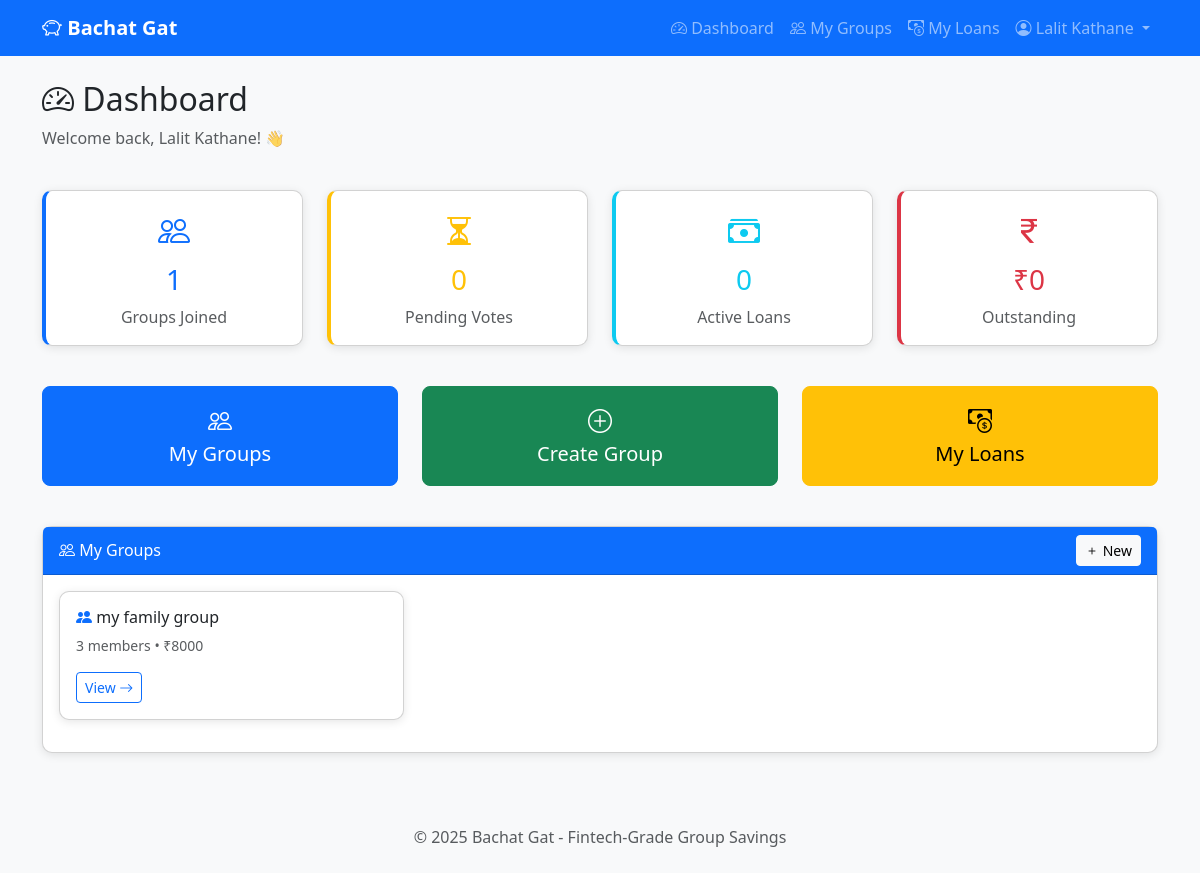
The app's page /dashboard (signed in) with its own data.
### app/models.py (models this page shows, shortened)
class User(UserMixin, db.Model):
    __tablename__ = 'users'
    id = db.Column(db.Integer, primary_key=True)
    name = db.Column(db.String(100), nullable=False)
    email = db.Column(db.String(120), unique=True, nullable=False)
    password_hash = db.Column(db.String(256), nullable=False)
    phone = db.Column(db.String(20), nullable=True)
    created_at = db.Column(db.DateTime, default=datetime.utcnow)
    updated_at = db.Column(db.DateTime, default=datetime.utcnow, onupdate=datetime.utcnow)
    groups_created = db.relationship('Group', backref='creator', lazy='dynamic')
    memberships = db.relationship('GroupMember', backref='user', lazy='dynamic',
                                  foreign_keys='GroupMember.user_id')
    loan_requests = db.relationship('LoanRequest', backref='requester', lazy='dynamic',
                                    foreign_keys='LoanRequest.requested_by')
    approvals = db.relationship('LoanApproval', backref='approver', lazy='dynamic')
    contributions = db.relationship('MemberContribution', backref='contributor', lazy='dynamic')
    repayments = db.relationship('LoanRepayment', backref='payer', lazy='dynamic',
                                 foreign_keys='LoanRepayment.paid_by')
    member_ledgers = db.relationship('MemberLedger', backref='member', lazy='dynamic')
    def get_active_memberships(self):
        return self.memberships.filter_by(is_active=True)

class Group(db.Model):
    __tablename__ = 'groups'
    id = db.Column(db.Integer, primary_key=True)
    name = db.Column(db.String(100), nullable=False)
    description = db.Column(db.String(500))
    created_by = db.Column(db.Integer, db.ForeignKey('users.id'), nullable=False)
    default_interest_rate = db.Column(db.Float, default=12.0)  # Annual %
    default_loan_duration_months = db.Column(db.Integer, default=12)
    default_repayment_type = db.Column(db.String(20), default='emi')
    is_active = db.Column(db.Boolean, default=True)
    created_at = db.Column(db.DateTime, default=datetime.utcnow)
    updated_at = db.Column(db.DateTime, default=datetime.utcnow, onupdate=datetime.utcnow)
    members = db.relationship('GroupMember', backref='group', lazy='dynamic',
                              cascade='all, delete-orphan')
    loan_requests = db.relationship('LoanRequest', backref='group', lazy='dynamic',
                                    cascade='all, delete-orphan')
    wallet = db.relationship('GroupWallet', backref='group', uselist=False,
                             cascade='all, delete-orphan')
    def get_active_member_count(self):
        return self.members.filter_by(is_active=True).count()

class GroupWallet(db.Model):
    __tablename__ = 'group_wallets'
    id = db.Column(db.Integer, primary_key=True)
    group_id = db.Column(db.Integer, db.ForeignKey('groups.id'), unique=True, nullable=False)
    balance = db.Column(db.Float, default=0.0, nullable=False)
    total_contributed = db.Column(db.Float, default=0.0, nullable=False)
    total_disbursed = db.Column(db.Float, default=0.0, nullable=False)
    total_interest_earned = db.Column(db.Float, default=0.0, nullable=False)
    is_dirty = db.Column(db.Boolean, default=False, nullable=False)
    last_recalculated_at = db.Column(db.DateTime, default=datetime.utcnow)
    created_at = db.Column(db.DateTime, default=datetime.utcnow)
    updated_at = db.Column(db.DateTime, default=datetime.utcnow, onupdate=datetime.utcnow)
    contributions = db.relationship('MemberContribution', backref='wallet', lazy='dynamic')
    transactions = db.relationship('WalletTransaction', backref='wallet', lazy='dynamic')
    member_ledgers = db.relationship('MemberLedger', backref='wallet', lazy='dynamic')

### app/routes/auth.py (the view, shortened to what this page needs)
@auth_bp.route('/dashboard')
@login_required
def dashboard():
    from app.models import LoanRequest, LoanRepayment, GroupMember, LoanStatus, RepaymentStatus
    memberships = current_user.get_active_memberships().all()
    groups = [m.group for m in memberships]
    pending_votes = 0
    for membership in memberships:
        from app.models import LoanApproval
        group_loans = LoanRequest.query.filter_by(
            group_id=membership.group_id,
            status=LoanStatus.PENDING.value,
            is_active=True
        ).all()
    pending_repayment_approvals = 0
    for membership in memberships:
        if membership.role == 'admin':
            count = LoanRepayment.query.join(LoanRequest).filter(
                LoanRequest.group_id == membership.group_id,
                LoanRepayment.status == RepaymentStatus.PENDING.value
            ).count()
            pending_repayment_approvals += count
    active_loans = LoanRequest.query.filter(
        LoanRequest.requested_by == current_user.id,
        LoanRequest.is_active == True,
        LoanRequest.status == LoanStatus.DISBURSED.value
    ).all()
    total_outstanding = sum(loan.get_remaining_amount() for loan in active_loans)
    return render_template(
        'dashboard.html',
        groups=groups,
        pending_votes=pending_votes,
        pending_repayment_approvals=pending_repayment_approvals,
        active_loans=active_loans,
        total_outstanding=total_outstanding
    )

### app/__init__.py (called while the page is built)
def create_app():
    app = Flask(__name__)
    app.config.from_object(Config)
    db.init_app(app)
    login_manager.init_app(app)
    from app.models import User
    @login_manager.user_loader
    def load_user(user_id):
        return User.query.get(int(user_id))
    from app.routes.auth import auth_bp
    from app.routes.groups import groups_bp
    from app.routes.loans import loans_bp
    from app.routes.wallet import wallet_bp
    from app.routes.admin import admin_bp  # NEW
    app.register_blueprint(auth_bp)
    app.register_blueprint(groups_bp)
    app.register_blueprint(loans_bp)
    app.register_blueprint(wallet_bp)
    app.register_blueprint(admin_bp)  # NEW
    with app.app_context():
        db.create_all()
        print("✅ Database tables created!")
    return app

### app/templates/dashboard.html (shortened to what this page needs)
{% extends 'base.html' %}
{% block content %}
<div class="row mb-4">
    <div class="col-12">
        <h2><i class="bi bi-speedometer2"></i> Dashboard</h2>
        <p class="text-muted">Welcome back, {{ current_user.name }}! 👋</p>
    </div>
</div>
<div class="row mb-4">
    <div class="col-md-3 mb-3">
        <div class="card stat-card primary h-100">
            <div class="card-body text-center">
                <i class="bi bi-people text-primary" style="font-size: 2rem;"></i>
                <h3 class="mt-2 text-primary">{{ groups|length }}</h3>
                <p class="text-muted mb-0">Groups Joined</p>
            </div>
        </div>
    </div>
    <div class="col-md-3 mb-3">
        <div class="card stat-card warning h-100">
            <div class="card-body text-center">
                <i class="bi bi-hourglass-split text-warning" style="font-size: 2rem;"></i>
                <h3 class="mt-2 text-warning">{{ pending_votes }}</h3>
                <p class="text-muted mb-0">Pending Votes</p>
            </div>
        </div>
    </div>
    <div class="col-md-3 mb-3">
        <div class="card stat-card info h-100">
            <div class="card-body text-center">
                <i class="bi bi-cash-stack text-info" style="font-size: 2rem;"></i>
                <h3 class="mt-2 text-info">{{ active_loans|length }}</h3>
                <p class="text-muted mb-0">Active Loans</p>
            </div>
        </div>
    </div>
    <div class="col-md-3 mb-3">
        <div class="card stat-card danger h-100">
            <div class="card-body text-center">
                <i class="bi bi-currency-rupee text-danger" style="font-size: 2rem;"></i>
                <h3 class="mt-2 text-danger">₹{{ "%.0f"|format(total_outstanding) }}</h3>
                <p class="text-muted mb-0">Outstanding</p>
            </div>
        </div>
    </div>
</div>
<div class="row mb-4">
    <div class="col-md-4 mb-3">
        <a href="{{ url_for('groups.list_groups') }}" class="btn btn-primary btn-lg w-100 py-3">
            <i class="bi bi-people fs-4"></i><br>
            My Groups
        </a>
    </div>
    <div class="col-md-4 mb-3">
        <a href="{{ url_for('groups.create_group') }}" class="btn btn-success btn-lg w-100 py-3">
            <i class="bi bi-plus-circle fs-4"></i><br>
            Create Group
        </a>
    </div>
    <div class="col-md-4 mb-3">
        <a href="{{ url_for('loans.my_loans') }}" class="btn btn-warning btn-lg w-100 py-3">
            <i class="bi bi-cash-coin fs-4"></i><br>
            My Loans
        </a>
    </div>
</div>
<div class="card mb-4">
    <div class="card-header bg-primary text-white d-flex justify-content-between align-items-center">
        <span><i class="bi bi-people"></i> My Groups</span>
        <a href="{{ url_for('groups.create_group') }}" class="btn btn-light btn-sm">
            <i class="bi bi-plus"></i> New
        </a>
    </div>
    <div class="card-body">
        {% if groups %}
        <div class="row">
            {% for group in groups[:6] %}
            <div class="col-md-4 mb-3">
                <div class="card h-100">
                    <div class="card-body">
                        <h6 class="card-title">
                            <i class="bi bi-people-fill text-primary"></i>
                            {{ group.name }}
                        </h6>
                        <p class="card-text small text-muted">
                            {{ group.get_active_member_count() }} members
                            {% if group.wallet %}
                            • ₹{{ "%.0f"|format(group.wallet.balance) }}
                            {% endif %}
                        </p>
                        <a href="{{ url_for('groups.view_group', group_id=group.id) }}"
                           class="btn btn-sm btn-outline-primary">
                            View <i class="bi bi-arrow-right"></i>
                        </a>
                    </div>
                </div>
            </div>
            {% endfor %}
        </div>
        {% endif %}
    </div>
</div>
{% endblock %}

### app/templates/base.html (shortened to what this page needs)
<!DOCTYPE html>
<html lang="en">
<head>
    <link href="https://cdn.jsdelivr.net/npm/bootstrap@5.3.0/dist/css/bootstrap.min.css" rel="stylesheet">
    <link href="https://cdn.jsdelivr.net/npm/bootstrap-icons@1.10.0/font/bootstrap-icons.css" rel="stylesheet">
</head>
<body>
    <nav class="navbar navbar-expand-lg navbar-dark bg-primary">
        <div class="container">
            <a class="navbar-brand" href="{{ url_for('auth.home') }}">
                <i class="bi bi-piggy-bank"></i> Bachat Gat
            </a>
            <div class="collapse navbar-collapse" id="navbarNav">
                <ul class="navbar-nav ms-auto">
                    {% if current_user.is_authenticated %}
                        <li class="nav-item">
                            <a class="nav-link" href="{{ url_for('auth.dashboard') }}">
                                <i class="bi bi-speedometer2"></i> Dashboard
                            </a>
                        </li>
                        <li class="nav-item">
                            <a class="nav-link" href="{{ url_for('groups.list_groups') }}">
                                <i class="bi bi-people"></i> My Groups
                            </a>
                        </li>
                        <li class="nav-item position-relative">
                            <a class="nav-link" href="{{ url_for('loans.my_loans') }}">
                                <i class="bi bi-cash-coin"></i> My Loans
                            </a>
                        </li>
                        <li class="nav-item dropdown">
                            <a class="nav-link dropdown-toggle" href="#" id="userDropdown"
                               role="button" data-bs-toggle="dropdown">
                                <i class="bi bi-person-circle"></i> {{ current_user.name }}
                            </a>
                        </li>
                    {% endif %}
                </ul>
            </div>
        </div>
    </nav>
    <main class="container mt-4 mb-5">
        {% block content %}{% endblock %}
    </main>
    <footer class="text-center py-4 mt-5 bg-light">
        <p class="text-muted mb-0">&copy; 2025 Bachat Gat - Fintech-Grade Group Savings</p>
    </footer>
</body>
</html>

### app/templates/base.html (style rules this page uses)
body { background-color: #f8f9fa; }
.navbar-brand { font-weight: bold; }
.card { box-shadow: 0 2px 10px rgba(0,0,0,0.1); border-radius: 10px; }
.stat-card { border-left: 4px solid; transition: transform 0.2s; }
.stat-card.primary { border-left-color: #0d6efd; }
.stat-card.warning { border-left-color: #ffc107; }
.stat-card.danger { border-left-color: #dc3545; }
.stat-card.info { border-left-color: #0dcaf0; }

### records on screen
User: name "Lalit Kathane"
Group: name "my family group", get_active_member_count "3"
GroupWallet: wallet.balance "8000"

### other values on screen
{{ groups|length }} "1"
{{ pending_votes }} "0"
{{ active_loans|length }} "0"
{{ "%.0f"|format(total_outstanding) }} "0"
